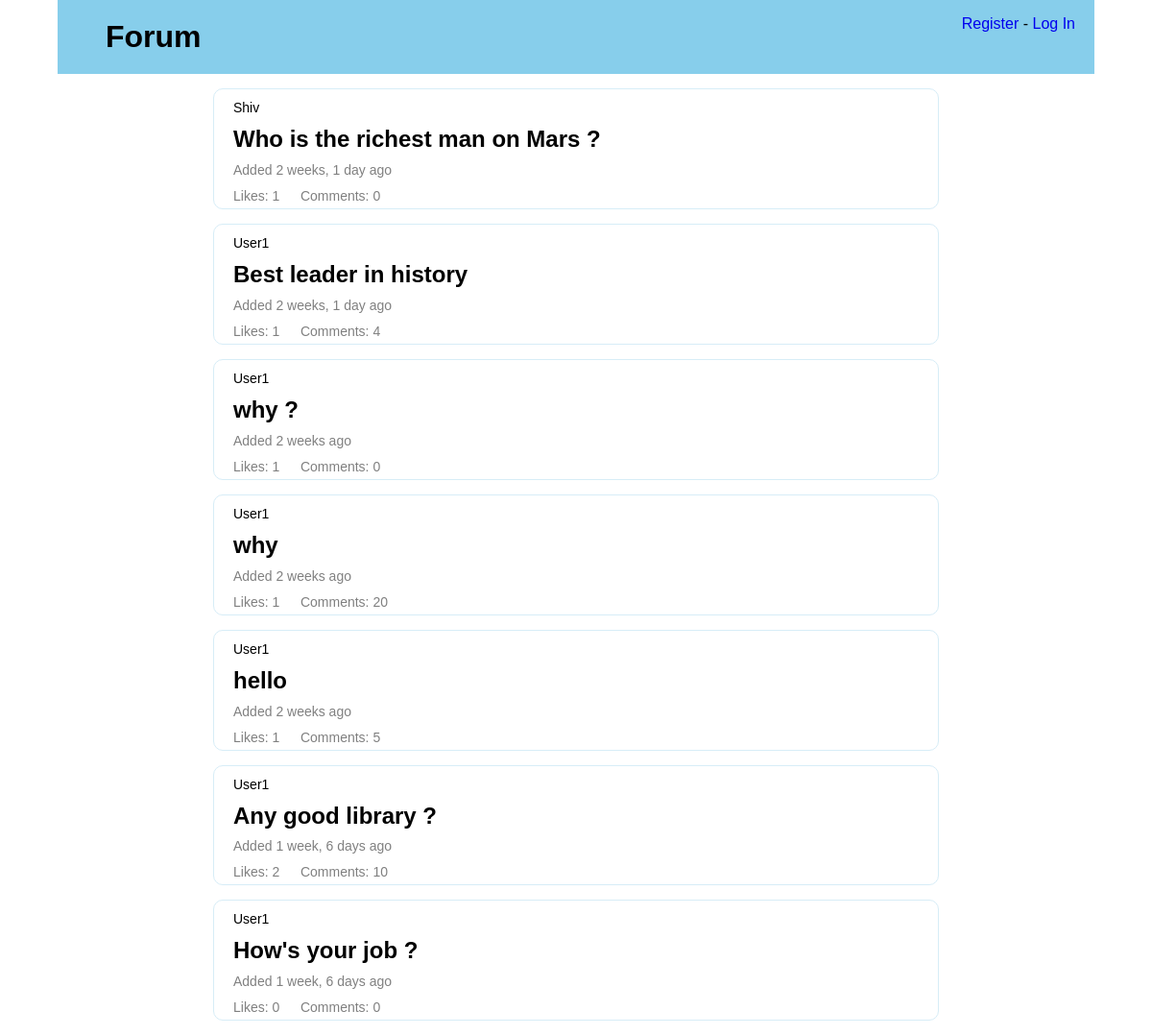
The app's page /forum/ with its own data.
### forum/models.py (models this page shows, shortened)
class Question(models.Model):
    question_text = models.CharField(max_length = 200)
    pub_date = models.DateTimeField(auto_now_add = True)
    owner = models.ForeignKey(User, on_delete=models.CASCADE)

### forum/views.py (the view)
# urls.py: path('', views.index, name = 'index'),
def index(request):
    all_questions = Question.objects.all()
    context = {'all_questions' : all_questions}
    return render(request, 'forum/index.html', context)

### forum/templates/forum/index.html (shortened to what this page needs)
{% extends 'forum/base.html' %}
{% block content %}
{% load humanize %}
{% if all_questions %}
{% for q in all_questions %}
<div class="post">
  <div style=" text-transform:capitalize; font-size: 14px; display: inline;">
    {{q.owner}}
  </div>
  <h2>
    <a href="question/{{ q.id }}/" style="color: black">
      {{ q.question_text }}
    </a>
  </h2>
  <span style="font-size:14px; color:grey; display:block; margin-top:-10px; margin-bottom:10px;"> Added  {{q.pub_date | naturaltime}} </span>
  <span style="font-size:14px; color:grey;"> Likes: <span class="like-count-{{q.id}}"> {{q.like_set.count}} </span></span>
  <span style="font-size:14px; color:grey"> Comments: <span class="comment-count-{{q.id}}"> {{q.comment_set.count}} </span></span>
</div>
{% empty %}
<p>There are no questions yet.</p>
{% endfor %}
{% endif %}
{% endblock content %}

### forum/templates/forum/base.html (shortened to what this page needs)
{% load static %}
<!DOCTYPE html>
<html lang="en" dir="ltr">
<head>
  <link rel="stylesheet" href="https://cdnjs.cloudflare.com/ajax/libs/font-awesome/4.7.0/css/font-awesome.min.css">
  <link rel="stylesheet" href="{% static 'forum/css/main.css' %}">
</head>
<body>
  <p style="float:right; margin-right:20px; color:black;">
    {% if user.is_authenticated %}
    Hello, <a href="{% url 'forum:account' %}" style="color:blue;"> {{ user.username }} </a>
    <a href="{% url 'users:logout' %}"> Log out </a>
    {% else %}
    <a href="{% url 'users:register' %}"> Register </a>
    -
    <a href="{% url 'users:login' %}"> Log In </a>
    {% endif %}
  </p>
  <div class="home">
    <h1 ><a href="{% url 'forum:index' %}" class="" style="color: black">Forum</a></h1>
  </div>
  <div class="container">
    {% block content %} {% endblock content %}
  </div>
</body>
</html>

### forum/templates/forum/base.html (style rules this page uses)
body { margin: 0 auto; width: 90%; font-family: Arial, Helvetica, sans-serif; }
.home, a { text-decoration: none; }
.container { margin: 0 auto; width: 70%; }
h1 { margin: 0; background-color: skyblue; padding: 20px 50px; }
.post { padding: 4px 20px; margin: 15px 0; border-radius: 10px; border: 1px solid #d7edf7; padding-top: 10px; }
.post h2 { font-weight: 600; margin-top: 10px; }

### records on screen
Question: owner "Shiv", question_text "Who is the richest man on Mars ?", pub_date "2 weeks, 1 day ago", like_set.count "1", comment_set.count "0"
Question: owner "User1", question_text "Best leader in history", pub_date "2 weeks, 1 day ago", like_set.count "1", comment_set.count "4"
Question: owner "User1", question_text "why ?", pub_date "2 weeks ago", like_set.count "1", comment_set.count "0"
Question: owner "User1", question_text "why", pub_date "2 weeks ago", like_set.count "1", comment_set.count "20"
Question: owner "User1", question_text "hello", pub_date "2 weeks ago", like_set.count "1", comment_set.count "5"
Question: owner "User1", question_text "Any good library ?", pub_date "1 week, 6 days ago", like_set.count "2", comment_set.count "10"
Question: owner "User1", question_text "How's your job ?", pub_date "1 week, 6 days ago", like_set.count "0", comment_set.count "0"
